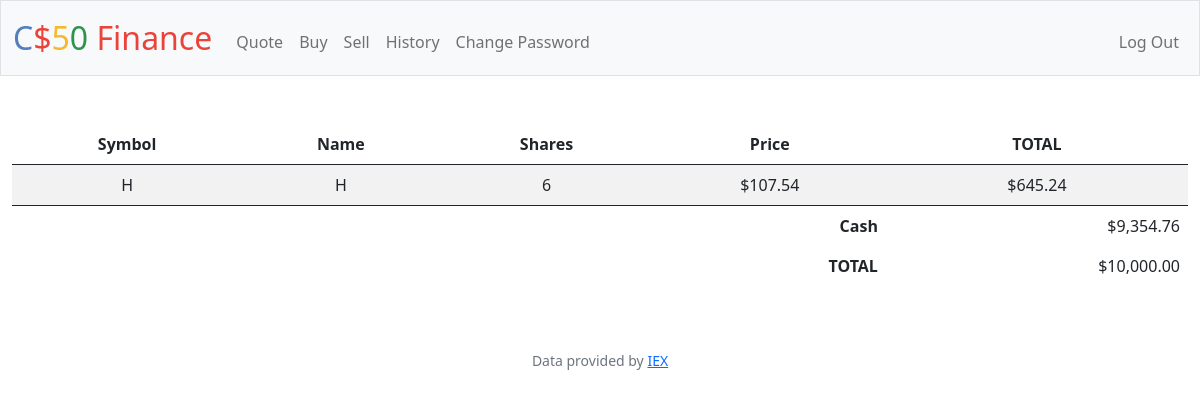
Screenshot of / (signed in) with the database file from the repository.
### tables this page shows
CREATE TABLE purchase (id INTEGER PRIMARY KEY AUTOINCREMENT NOT NULL, user_id INT, price REAL NOT NULL, name TEXT NOT NULL, shares INT, time NUMERIC NOT NULL, FOREIGN KEY (user_id) REFERENCES users(id));

CREATE TABLE users (id INTEGER PRIMARY KEY AUTOINCREMENT NOT NULL, username TEXT NOT NULL, hash TEXT NOT NULL, cash NUMERIC NOT NULL DEFAULT 10000.00);

### app.py (the view)
@app.route("/")
@login_required
def index():
    id = session.get("user_id")
    table = db.execute(
        "SELECT name, price, shares, shares * price as total FROM purchase WHERE user_id = ? GROUP BY name;",
        id,
    )
    cash = db.execute("SELECT cash FROM users WHERE id = ?;", id)
    cash = cash[0]["cash"]
    Total = 0
    for row in table:
        Total += row["total"]
    total = cash + Total
    return render_template("index.html", table=table, cash=cash, total=total)

### app.py (called while the page is built)
@app.after_request
def after_request(response):
    response.headers["Cache-Control"] = "no-cache, no-store, must-revalidate"
    response.headers["Expires"] = 0
    response.headers["Pragma"] = "no-cache"
    return response

### helpers.py (called while the page is built)
def login_required(f):
    @wraps(f)
    def decorated_function(*args, **kwargs):
        if session.get("user_id") is None:
            return redirect("/login")
        return f(*args, **kwargs)
    return decorated_function

def usd(value):
    return f"${value:,.2f}"

### templates/index.html (shortened to what this page needs)
{% extends "layout.html" %}
{% block main %}
<div class="table-responsive">
    <table class="table table-striped">
        <thead class="border-0">
            <tr>
                <th>Symbol</th>
                <th>Name</th>
                <th>Shares</th>
                <th>Price</th>
                <th>TOTAL</th>
            </tr>
        </thead>
        <tbody class="border-0">
            {% for data in table %}
            <tr>
                <td>{{ data.name }}</td>
                <td>{{ data.name }} </td>
                <td>{{ data.shares }}</td>
                <td>{{ data.price | usd}}</td>
                <td>{{ data.total | usd}}</td>
            </tr>
            {% endfor %}
        </tbody>
        <tfoot class="border-0">
            <tr>
                <td class="border-0 fw-bold text-end" colspan="4">Cash</td>
                <td class="border-0 text-end">{{ cash | usd }}</td>
            </tr>
            <tr>
                <td class="border-0 fw-bold text-end" colspan="4">TOTAL</td>
                <td class="border-0 w-bold text-end">{{ total | usd }}</td>
            </tr>
        </tfoot>
    </table>
</div>
{% endblock %}

### rows the page displays
purchase: name "H", shares "6", price "$107.54", total "$645.24"
users: cash "$9,354.76"

### other values shown
{{ total | usd }} "$10,000.00"
